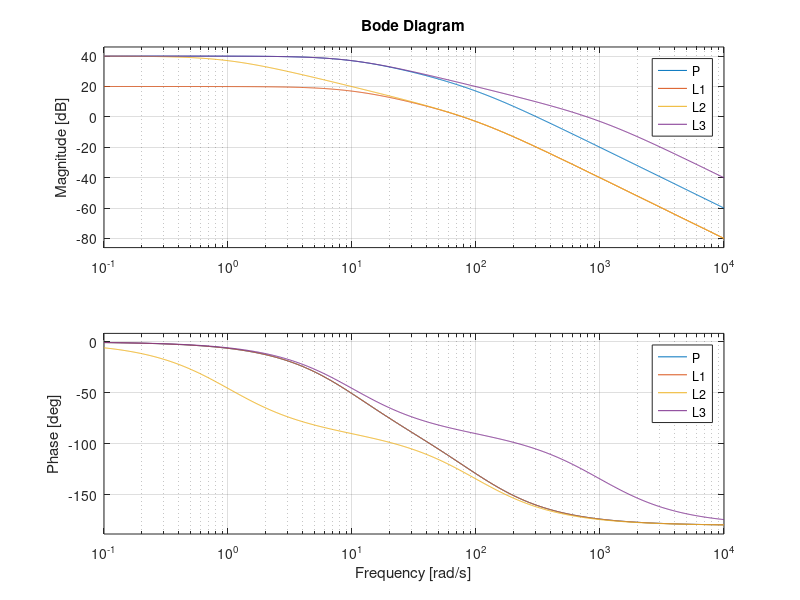
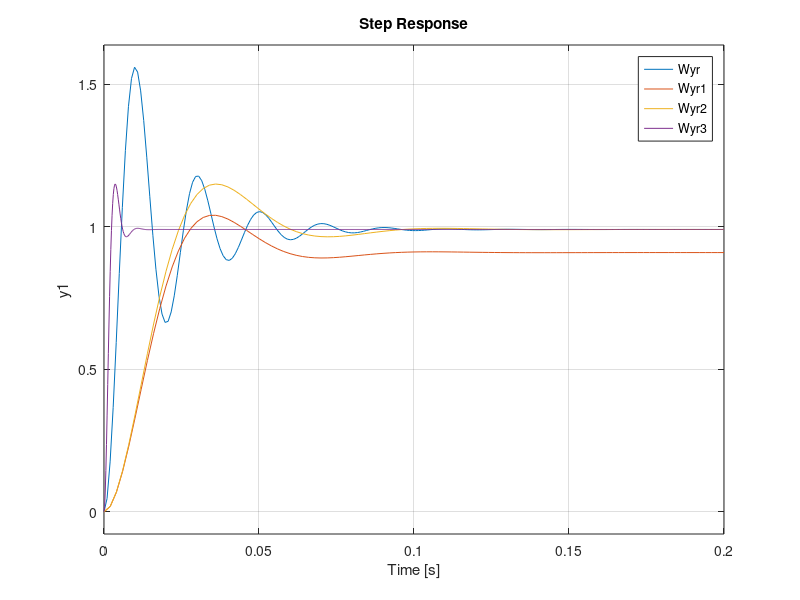

Write MATLAB code to recreate these figures, in order.
% Esempio Utilizzo Reti Correttrici
clc;
clearvars;
close all;

s = tf("s");
P = 100 / ((1 + 0.1 * s) * (1 + 0.01 * s));

% figure;
% margin(P);
% grid on;
% 
% figure;
% rlocus(P);
% 
% figure;
% nyquist(P);

C1 = 1 / 10;
L1 = C1 * P;

C2 = (1 + 0.1 * s) / (1 + 1 * s); % ritardatrice
L2 = C2 * P;

C3 = (1 + 0.01 * s) / (1 + 0.001 * s); % anticipatrice
L3 = C3 * P;

figure;
bode(P, L1, L2, L3);
grid on;

Wyr = minreal(P / (1 + P));
Wyr1 = minreal(L1 / (1 + L1));
Wyr2 = minreal(L2 / (1 + L2));
Wyr3 = minreal(L3 / (1 + L3));

figure;
step(Wyr, Wyr1, Wyr2, Wyr3);
grid on;









